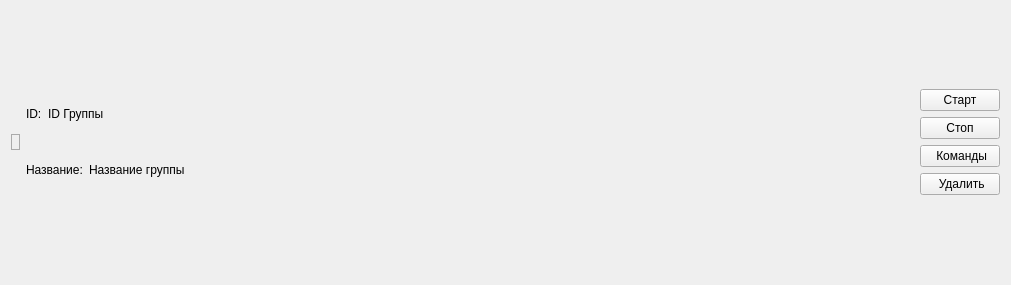
<?xml version="1.0" encoding="UTF-8"?>
<ui version="4.0">
 <class>Form</class>
 <widget class="QWidget" name="Form">
  <property name="geometry">
   <rect>
    <x>0</x>
    <y>0</y>
    <width>1011</width>
    <height>285</height>
   </rect>
  </property>
  <property name="windowTitle">
   <string>Form</string>
  </property>
  <layout class="QVBoxLayout" name="verticalLayout_4">
   <item>
    <layout class="QHBoxLayout" name="horizontalLayout_3">
     <item>
      <layout class="QVBoxLayout" name="verticalLayout_3">
       <item>
        <widget class="QLabel" name="LB_Picture">
         <property name="sizePolicy">
          <sizepolicy hsizetype="Fixed" vsizetype="Fixed">
           <horstretch>0</horstretch>
           <verstretch>0</verstretch>
          </sizepolicy>
         </property>
         <property name="styleSheet">
          <string notr="true">QLabel{
	border: 1px solid rgb(170,170,170);
	border-radius: 5px;
}
</string>
         </property>
         <property name="text">
          <string/>
         </property>
         <property name="scaledContents">
          <bool>true</bool>
         </property>
        </widget>
       </item>
      </layout>
     </item>
     <item>
      <layout class="QVBoxLayout" name="verticalLayout">
       <item>
        <layout class="QHBoxLayout" name="horizontalLayout">
         <item>
          <widget class="QLabel" name="label">
           <property name="text">
            <string>ID:</string>
           </property>
          </widget>
         </item>
         <item>
          <widget class="QLabel" name="LB_Id">
           <property name="text">
            <string>ID Группы</string>
           </property>
          </widget>
         </item>
         <item>
          <spacer name="horizontalSpacer_2">
           <property name="orientation">
            <enum>Qt::Horizontal</enum>
           </property>
           <property name="sizeHint" stdset="0">
            <size>
             <width>40</width>
             <height>20</height>
            </size>
           </property>
          </spacer>
         </item>
        </layout>
       </item>
       <item>
        <layout class="QHBoxLayout" name="horizontalLayout_2">
         <item>
          <widget class="QLabel" name="label_2">
           <property name="text">
            <string>Название:</string>
           </property>
          </widget>
         </item>
         <item>
          <widget class="QLabel" name="LB_Name">
           <property name="text">
            <string>Название группы</string>
           </property>
          </widget>
         </item>
         <item>
          <spacer name="horizontalSpacer">
           <property name="orientation">
            <enum>Qt::Horizontal</enum>
           </property>
           <property name="sizeHint" stdset="0">
            <size>
             <width>40</width>
             <height>20</height>
            </size>
           </property>
          </spacer>
         </item>
        </layout>
       </item>
      </layout>
     </item>
     <item>
      <layout class="QVBoxLayout" name="verticalLayout_2">
       <property name="spacing">
        <number>6</number>
       </property>
       <property name="leftMargin">
        <number>0</number>
       </property>
       <property name="rightMargin">
        <number>0</number>
       </property>
       <item>
        <widget class="QPushButton" name="PB_Start">
         <property name="cursor">
          <cursorShape>PointingHandCursor</cursorShape>
         </property>
         <property name="layoutDirection">
          <enum>Qt::LeftToRight</enum>
         </property>
         <property name="autoFillBackground">
          <bool>false</bool>
         </property>
         <property name="text">
          <string>Старт</string>
         </property>
         <property name="icon">
          <iconset resource="../../resources.qrc">
           <normaloff>:/images/play.png</normaloff>:/images/play.png</iconset>
         </property>
        </widget>
       </item>
       <item>
        <widget class="QPushButton" name="PB_Stop">
         <property name="enabled">
          <bool>true</bool>
         </property>
         <property name="cursor">
          <cursorShape>PointingHandCursor</cursorShape>
         </property>
         <property name="text">
          <string>Стоп</string>
         </property>
         <property name="icon">
          <iconset resource="../../resources.qrc">
           <normaloff>:/images/stop.png</normaloff>:/images/stop.png</iconset>
         </property>
        </widget>
       </item>
       <item>
        <widget class="QPushButton" name="PB_Commands">
         <property name="sizePolicy">
          <sizepolicy hsizetype="Minimum" vsizetype="Fixed">
           <horstretch>0</horstretch>
           <verstretch>0</verstretch>
          </sizepolicy>
         </property>
         <property name="cursor">
          <cursorShape>PointingHandCursor</cursorShape>
         </property>
         <property name="text">
          <string> Команды</string>
         </property>
         <property name="icon">
          <iconset resource="../../resources.qrc">
           <normaloff>:/images/command.png</normaloff>:/images/command.png</iconset>
         </property>
         <property name="iconSize">
          <size>
           <width>14</width>
           <height>14</height>
          </size>
         </property>
        </widget>
       </item>
       <item>
        <widget class="QPushButton" name="PB_Delete">
         <property name="cursor">
          <cursorShape>PointingHandCursor</cursorShape>
         </property>
         <property name="text">
          <string> Удалить</string>
         </property>
         <property name="icon">
          <iconset resource="../../resources.qrc">
           <normaloff>:/images/delete.png</normaloff>:/images/delete.png</iconset>
         </property>
         <property name="iconSize">
          <size>
           <width>14</width>
           <height>14</height>
          </size>
         </property>
        </widget>
       </item>
      </layout>
     </item>
    </layout>
   </item>
  </layout>
 </widget>
 <resources>
  <include location="../../resources.qrc"/>
 </resources>
 <connections/>
</ui>
